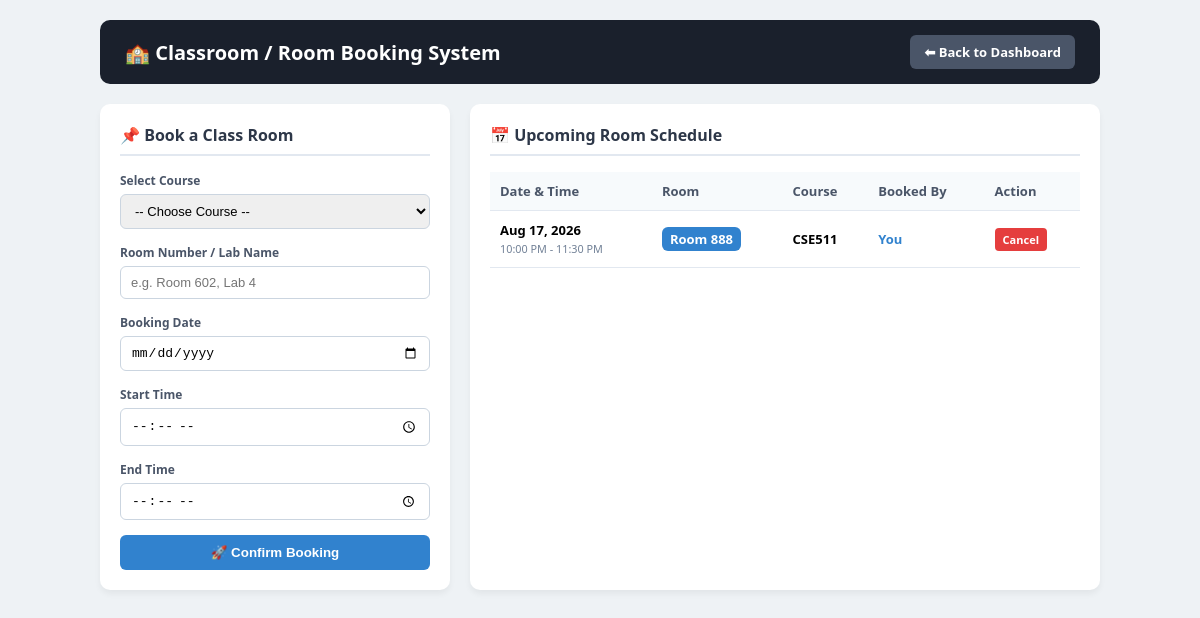
/room_booking.php (signed in), run on the app's committed database.
### tables this page shows
CREATE TABLE `room_bookings` (
  `id` int(11) NOT NULL,
  `room_number` varchar(20) NOT NULL,
  `teacher_id` varchar(50) NOT NULL,
  `course_id` int(11) NOT NULL,
  `booking_date` date NOT NULL,
  `start_time` time NOT NULL,
  `end_time` time NOT NULL,
  `status` enum('Booked','Cancelled') DEFAULT 'Booked',
  `created_at` timestamp NOT NULL DEFAULT current_timestamp()
);

CREATE TABLE `courses` (
  `id` int(11) NOT NULL,
  `course_code` varchar(20) NOT NULL,
  `course_name` varchar(100) NOT NULL,
  `credits` decimal(3,2) NOT NULL,
  `department_id` int(11) DEFAULT NULL,
  `assigned_teacher` varchar(100) DEFAULT NULL,
  `batch` varchar(20) DEFAULT NULL
);

### room_booking.php (the view, shortened to what this page needs)
<?php
require_once 'config.php';
$teacher_id = $_SESSION['username'];
$today = date('Y-m-d');
$bookings_sql = "SELECT rb.*, c.course_code, c.course_name
                FROM room_bookings rb
                JOIN courses c ON rb.course_id = c.id
                WHERE rb.booking_date >= '$today' AND rb.status = 'Booked'
                ORDER BY rb.booking_date ASC, rb.start_time ASC";
$bookings_res = $conn->query($bookings_sql);
?>
<!DOCTYPE html>
<html lang="en">
<head>
</head>
<body>
<div class="container">
    <div class="header">
        <h2>🏫 Classroom / Room Booking System</h2>
        <a href="teacher_dashboard.php" class="btn-back">⬅ Back to Dashboard</a>
    </div>
    <div class="grid">
        <div class="card">
            <h3>📌 Book a Class Room</h3>
            <form action="" method="POST">
                <div class="form-group">
                    <label>Select Course</label>
                    <select name="course_id" class="form-control" required>
                        <option value="">-- Choose Course --</option>
                    </select>
                </div>
                <div class="form-group">
                    <label>Room Number / Lab Name</label>
                    <input type="text" name="room_number" class="form-control" placeholder="e.g. Room 602, Lab 4" required>
                </div>
                <div class="form-group">
                    <label>Booking Date</label>
                    <input type="date" name="booking_date" class="form-control" min="<?php echo date('Y-m-d'); ?>" required>
                </div>
                <div class="form-group">
                    <label>Start Time</label>
                    <input type="time" name="start_time" class="form-control" required>
                </div>
                <div class="form-group">
                    <label>End Time</label>
                    <input type="time" name="end_time" class="form-control" required>
                </div>
                <button type="submit" name="book_room" class="btn-submit">🚀 Confirm Booking</button>
            </form>
        </div>
        <div class="card">
            <h3>📅 Upcoming Room Schedule</h3>
            <table>
                <thead>
                    <tr>
                        <th>Date & Time</th>
                        <th>Room</th>
                        <th>Course</th>
                        <th>Booked By</th>
                        <th>Action</th>
                    </tr>
                </thead>
                <tbody>
                    <?php if ($bookings_res && $bookings_res->num_rows > 0): ?>
                        <?php while ($b = $bookings_res->fetch_assoc()): ?>
                            <tr>
                                <td>
                                    <b><?php echo date('M d, Y', strtotime($b['booking_date'])); ?></b><br>
                                    <small style="color: #718096;">
                                        <?php echo date('h:i A', strtotime($b['start_time'])) . ' - ' . date('h:i A', strtotime($b['end_time'])); ?>
                                    </small>
                                </td>
                                <td><span class="badge-room"><?php echo htmlspecialchars($b['room_number']); ?></span></td>
                                <td><b><?php echo htmlspecialchars($b['course_code']); ?></b></td>
                                <td>
                                    <?php echo ($b['teacher_id'] === $teacher_id) ? '<b style="color:#3182ce;">You</b>' : htmlspecialchars($b['teacher_id']); ?>
                                </td>
                                <td>
                                    <?php if ($b['teacher_id'] === $teacher_id): ?>
                                        <a href="room_booking.php?cancel_id=<?php echo $b['id']; ?>" class="btn-cancel" onclick="return confirm('Cancel this room booking?');">Cancel</a>
                                    <?php else: ?>
                                        <span style="color:#a0aec0; font-size:11px;">Restricted</span>
                                    <?php endif; ?>
                                </td>
                            </tr>
                        <?php endwhile; ?>
                    <?php endif; ?>
                </tbody>
            </table>
        </div>
    </div>
</div>
</body>
</html>

### room_booking.php (style rules this page uses)
body { font-family: 'Segoe UI', Tahoma, Geneva, Verdana, sans-serif; background: #eef2f5; margin: 0; padding: 20px; }
.container { max-width: 1000px; margin: 0 auto; }
.header { display: flex; justify-content: space-between; align-items: center; background: #1a202c; color: white; padding: 15px 25px; border-radius: 10px; margin-bottom: 20px; }
.header h2 { margin: 0; font-size: 20px; }
.btn-back { background: #4a5568; color: white; padding: 8px 14px; text-decoration: none; border-radius: 6px; font-weight: bold; font-size: 13px; }
.grid { display: grid; grid-template-columns: 350px 1fr; gap: 20px; }
.card { background: white; padding: 20px; border-radius: 10px; box-shadow: 0 4px 6px rgba(0,0,0,0.05); }
.card h3 { margin-top: 0; color: #2d3748; border-bottom: 2px solid #e2e8f0; padding-bottom: 8px; font-size: 16px; }
.form-group { margin-bottom: 15px; }
.form-group label { display: block; font-size: 12px; font-weight: bold; color: #4a5568; margin-bottom: 5px; }
.form-control { width: 100%; padding: 8px 10px; border: 1px solid #cbd5e0; border-radius: 6px; box-sizing: border-box; font-size: 13px; }
.btn-submit { width: 100%; background: #3182ce; color: white; padding: 10px; border: none; border-radius: 6px; font-weight: bold; cursor: pointer; }
table { width: 100%; border-collapse: collapse; margin-top: 10px; }
th, td { padding: 10px; text-align: left; border-bottom: 1px solid #e2e8f0; font-size: 13px; }
th { background: #f7fafc; color: #4a5568; }
.badge-room { background: #3182ce; color: white; padding: 3px 8px; border-radius: 6px; font-weight: bold; }
.btn-cancel { background: #e53e3e; color: white; padding: 4px 8px; text-decoration: none; border-radius: 4px; font-size: 11px; font-weight: bold; }

### data on the page
room_bookings: booking_date "Aug 17, 2026", start_time "10:00 PM", end_time "11:30 PM", room_number "Room 888", course.course_code "CSE511", shows "You"
